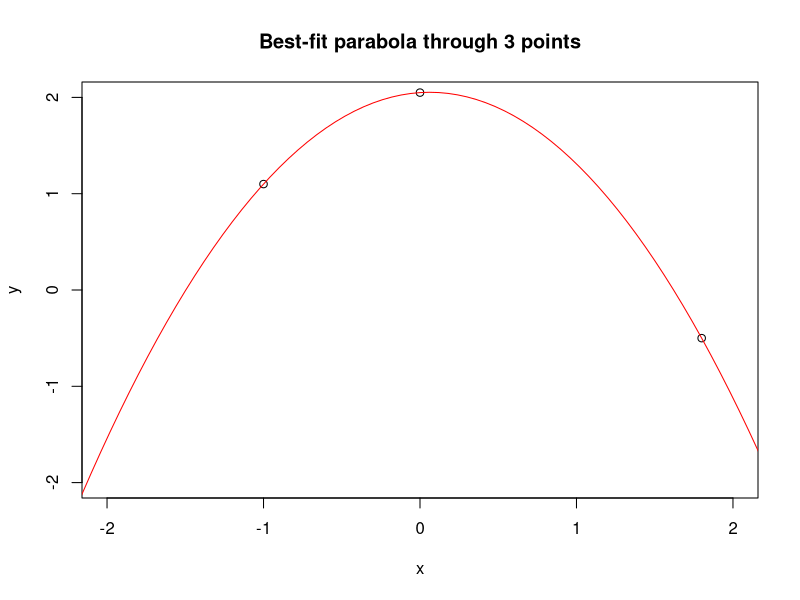

Write R code to recreate this figure.
#Brendan Hendricks
#April 4, 2023
#hw8 Ex 5.2

x = c(-1,0,1.8)
y = c(1.1,2.05,-0.5)

plot(x, y, main="Best-fit parabola through 3 points", xlim=c(-2, 2), ylim = c(-2, 2)) 
fit_parabola = lm(y ~ x + I(x^2))
print(fit_parabola)
curve(coef(fit_parabola)[1] + coef(fit_parabola)[2]* x + coef(fit_parabola)[3]*x^2, 
      -3, 3, col = "red", add=TRUE)

